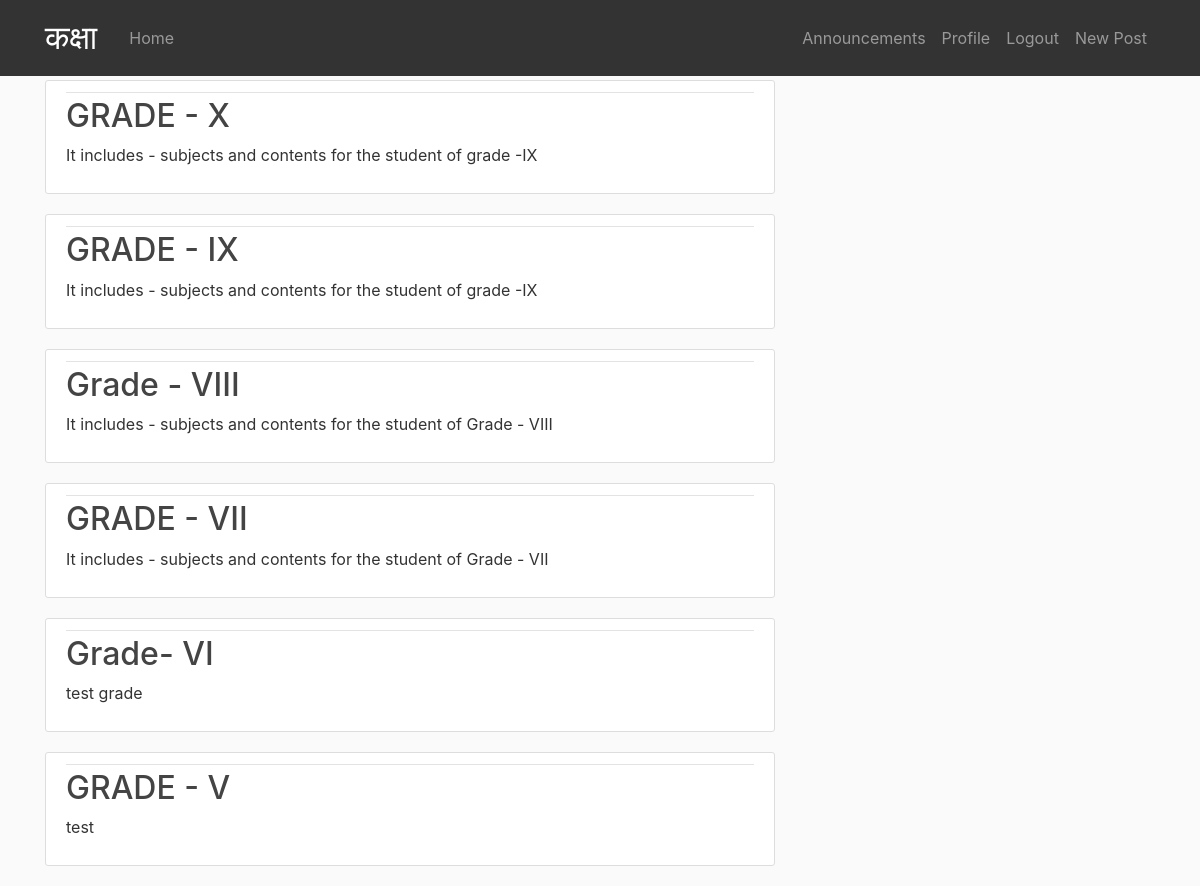
The app's page / (signed in) with its own data.
### classroom/models.py (models this page shows, shortened)
class Grade(models.Model):
    grade_title = models.CharField(max_length=100)
    grade_description = models.TextField(blank=True)

### classroom/views.py (the view)
# urls.py: path('', GradeListView.as_view(), name="django-home"),
class GradeListView(LoginRequiredMixin, ListView):
    model = Grade
    template_name = 'classroom/grade.html'
    context_object_name = 'grades'

### classroom/templates/classroom/grade.html
{% extends "classroom/base.html" %}
{% block content %}
    {% for grade in grades %}
        <article class="media content-section">
          <div class="media-body">
            <div class="article-metadata">
            </div>
            <h2><a class="article-title" href="{% url 'module' grade.id %}">{{ grade.grade_title }}</a></h2>
            <p class="article-content">{{ grade.grade_description }}</p>
          </div>
        </article>
    {% endfor %}
{% endblock content %}

### classroom/static/classroom/main.css (style rules this page uses)
h1, h2, h3, h4, h5, h6 { color: #444444; }
.content-section { background: #ffffff; padding: 10px 20px; border: 1px solid #dddddd; border-radius: 3px; margin-bottom: 20px; }
.article-title { color: #444444; }
.article-content { white-space: pre-line; }
.article-metadata { padding-bottom: 1px; margin-bottom: 4px; border-bottom: 1px solid #e3e3e3 }

### records on screen
Grade: grade_title "GRADE - X", grade_description "It includes - subjects and contents for the student of grade -IX"
Grade: grade_title "GRADE - IX", grade_description "It includes - subjects and contents for the student of grade -IX"
Grade: grade_title "Grade - VIII", grade_description "It includes - subjects and contents for the student of Grade - VIII"
Grade: grade_title "GRADE - VII", grade_description "It includes - subjects and contents for the student of Grade - VII"
Grade: grade_title "Grade- VI", grade_description "test grade"
Grade: grade_title "GRADE - V", grade_description "test"
